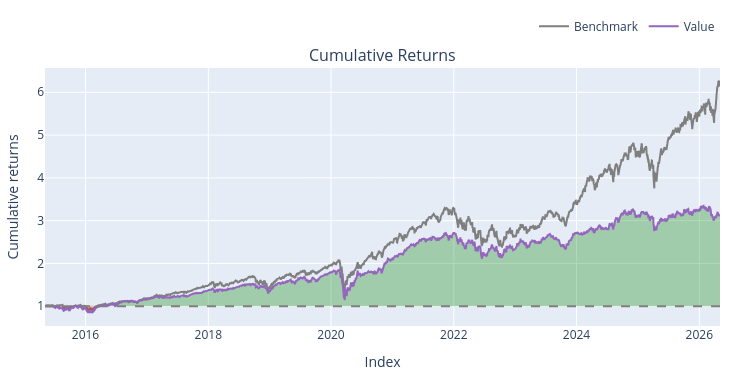

Notebook code for this chart:
### Markdown cell above
### Stochastic oscillator with RSI confirmation

### Code cell
entries = (
    (stoch_k_df > stoch_d_df)
    & (stoch_k_df.shift(1) <= stoch_d_df.shift(1))
    & (stoch_k_df < 20)
    & (rsi_df < 30)
).shift(1).fillna(False).astype(bool)

exits = (
    (stoch_k_df < stoch_d_df)
    & (stoch_k_df.shift(1) >= stoch_d_df.shift(1))
    & (stoch_k_df > 80)
    & (rsi_df > 70)
).shift(1).fillna(False).astype(bool)

backtest1 = vbt.Portfolio.from_signals(
    close=close_df,
    open = open_df,
    high = high_df,
    low = low_df,
    entries=entries,
    exits=exits,
    init_cash=100_000.0,
    size=0.1,                         
    size_type='percent',
    cash_sharing=True,                 
    group_by=True,                     
    freq='1D',
    fees=0.001,
    sl_stop = 0.10,
       
)

print(backtest1.stats())
backtest1.plot().show()

### Figure 1 — Plotly figure (JSON) as saved in the notebook; plotly's stock layout.template omitted (floating-point values rounded to 4 significant figures; data arrays with more than 128 entries replaced by an {"elided": "..."} marker saying what was removed)
{"data": [{"legendgroup": "0", "line": {"color": "#7f7f7f"}, "name": "Benchmark", "showlegend": true, "type": "scatter", "uid": "0558869c-d3db-4a00-bcce-2a2ca380f85d", "x": {"elided": "2766 str values"}, "xaxis": "x", "y": {"elided": "2766 float values"}, "yaxis": "y"}, {"hoverinfo": "skip", "legendgroup": "1", "line": {"color": "rgba(0, 0, 0, 0)", "width": 0}, "opacity": 0, "showlegend": false, "type": "scatter", "uid": "d4bc4090-af05-4e18-9935-2aa36c801887", "x": {"elided": "2766 str values"}, "xaxis": "x", "y": {"elided": "2766 int values"}, "yaxis": "y"}, {"connectgaps": false, "fill": "tonexty", "fillcolor": "rgba(0, 128, 0, 0.3)", "hoverinfo": "skip", "legendgroup": "1", "line": {"color": "rgba(0, 0, 0, 0)", "width": 0}, "opacity": 0, "showlegend": false, "type": "scatter", "uid": "f41dede2-9856-4d7a-b152-7c61e03369a3", "x": {"elided": "2766 str values"}, "xaxis": "x", "y": {"elided": "2766 float values"}, "yaxis": "y"}, {"hoverinfo": "skip", "legendgroup": "1", "line": {"color": "rgba(0, 0, 0, 0)", "width": 0}, "opacity": 0, "showlegend": false, "type": "scatter", "uid": "6a2df62f-fddc-48bc-aba1-7897c657ce16", "x": {"elided": "2766 str values"}, "xaxis": "x", "y": {"elided": "2766 int values"}, "yaxis": "y"}, {"connectgaps": false, "fill": "tonexty", "fillcolor": "rgba(255, 0, 0, 0.3)", "hoverinfo": "skip", "legendgroup": "1", "line": {"color": "rgba(0, 0, 0, 0)", "width": 0}, "opacity": 0, "showlegend": false, "type": "scatter", "uid": "4bc94210-f24c-4638-b66c-955a92400653", "x": {"elided": "2766 str values"}, "xaxis": "x", "y": {"elided": "2766 float values"}, "yaxis": "y"}, {"legendgroup": "2", "line": {"color": "#9467bd"}, "name": "Value", "showlegend": true, "type": "scatter", "uid": "330af9db-1331-492f-8fac-9a0ec4fd23ad", "x": {"elided": "2766 str values"}, "xaxis": "x", "y": {"elided": "2766 float values"}, "yaxis": "y"}, {"hoverinfo": "skip", "legendgroup": "1", "line": {"color": "rgba(0, 0, 0, 0)", "width": 0}, "opacity": 0, "showlegend": false, "type": "scatter", "uid": "4ad932f4-9326-4e62-8eb8-fb8ce9022e9e", "x": {"elided": "2766 str values"}, "xaxis": "x", "y": {"elided": "2766 int values"}, "yaxis": "y"}], "layout": {"annotations": [{"font": {"size": 16}, "showarrow": false, "text": "Cumulative Returns", "x": 0.5, "xanchor": "center", "xref": "paper", "y": 1, "yanchor": "bottom", "yref": "paper"}], "height": 380, "legend": {"orientation": "h", "traceorder": "normal", "x": 1, "xanchor": "right", "y": 1.105, "yanchor": "bottom"}, "margin": {"b": 30, "l": 30, "r": 30, "t": 30}, "shapes": [{"line": {"color": "gray", "dash": "dash"}, "type": "line", "x0": 0, "x1": 1, "xref": "paper", "y0": 1, "y1": 1, "yref": "y"}], "showlegend": true, "width": 750, "xaxis": {"anchor": "y", "domain": [0, 1], "title": {"text": "Index"}}, "yaxis": {"anchor": "x", "domain": [0, 1], "title": {"text": "Cumulative returns"}}}}
